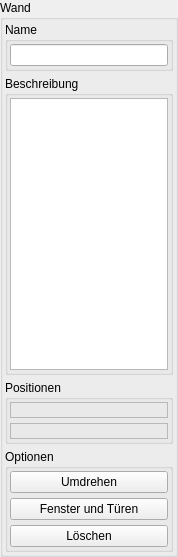
<ui version="4.0" >
 <author></author>
 <comment></comment>
 <exportmacro></exportmacro>
 <class>WidgetToolWallNew</class>
 <widget class="QWidget" name="WidgetToolWallNew" >
  <property name="geometry" >
   <rect>
    <x>0</x>
    <y>0</y>
    <width>178</width>
    <height>557</height>
   </rect>
  </property>
  <property name="windowTitle" >
   <string>Form</string>
  </property>
  <layout class="QGridLayout" >
   <property name="margin" >
    <number>0</number>
   </property>
   <property name="spacing" >
    <number>5</number>
   </property>
   <item row="0" column="0" >
    <widget class="QGroupBox" name="groupBox" >
     <property name="title" >
      <string>Wand</string>
     </property>
     <property name="flat" >
      <bool>true</bool>
     </property>
     <layout class="QGridLayout" >
      <property name="margin" >
       <number>2</number>
      </property>
      <property name="spacing" >
       <number>5</number>
      </property>
      <item row="2" column="0" >
       <widget class="QGroupBox" name="groupBox_4" >
        <property name="title" >
         <string>Positionen</string>
        </property>
        <property name="flat" >
         <bool>true</bool>
        </property>
        <layout class="QGridLayout" >
         <property name="margin" >
          <number>2</number>
         </property>
         <property name="spacing" >
          <number>5</number>
         </property>
         <item row="0" column="0" >
          <widget class="QLabel" name="label_Pos1" >
           <property name="frameShape" >
            <enum>QFrame::StyledPanel</enum>
           </property>
           <property name="frameShadow" >
            <enum>QFrame::Sunken</enum>
           </property>
           <property name="text" >
            <string/>
           </property>
          </widget>
         </item>
         <item row="1" column="0" >
          <widget class="QLabel" name="label_Pos2" >
           <property name="frameShape" >
            <enum>QFrame::StyledPanel</enum>
           </property>
           <property name="frameShadow" >
            <enum>QFrame::Sunken</enum>
           </property>
           <property name="text" >
            <string/>
           </property>
          </widget>
         </item>
        </layout>
       </widget>
      </item>
      <item row="3" column="0" >
       <widget class="QGroupBox" name="groupBox_5" >
        <property name="title" >
         <string>Optionen</string>
        </property>
        <property name="flat" >
         <bool>true</bool>
        </property>
        <layout class="QGridLayout" >
         <property name="margin" >
          <number>2</number>
         </property>
         <property name="spacing" >
          <number>5</number>
         </property>
         <item row="2" column="0" >
          <widget class="QPushButton" name="pushButton_Delete" >
           <property name="toolTip" >
            <string>Löscht den Knoten</string>
           </property>
           <property name="statusTip" >
            <string>Löscht den Knoten</string>
           </property>
           <property name="whatsThis" >
            <string>Löscht den Knoten</string>
           </property>
           <property name="text" >
            <string>Löschen</string>
           </property>
          </widget>
         </item>
         <item row="0" column="0" >
          <widget class="QPushButton" name="pushButton_Swap" >
           <property name="text" >
            <string>Umdrehen</string>
           </property>
          </widget>
         </item>
         <item row="1" column="0" >
          <widget class="QPushButton" name="pushButton_Edit" >
           <property name="text" >
            <string>Fenster und Türen</string>
           </property>
          </widget>
         </item>
        </layout>
       </widget>
      </item>
      <item row="1" column="0" >
       <widget class="QGroupBox" name="groupBox_3" >
        <property name="title" >
         <string>Beschreibung</string>
        </property>
        <property name="flat" >
         <bool>true</bool>
        </property>
        <layout class="QGridLayout" >
         <property name="margin" >
          <number>2</number>
         </property>
         <property name="spacing" >
          <number>5</number>
         </property>
         <item row="0" column="0" >
          <widget class="QTextEdit" name="textEdit_WallDesc" >
           <property name="html" >
            <string>&lt;html>&lt;head>&lt;meta name="qrichtext" content="1" />&lt;/head>&lt;body style=" white-space: pre-wrap; font-family:Sans Serif; font-size:9pt; font-weight:400; font-style:normal; text-decoration:none;">&lt;p style="-qt-paragraph-type:empty; margin-top:0px; margin-bottom:0px; margin-left:0px; margin-right:0px; -qt-block-indent:0; text-indent:0px;">&lt;/p>&lt;/body>&lt;/html></string>
           </property>
          </widget>
         </item>
        </layout>
       </widget>
      </item>
      <item row="0" column="0" >
       <widget class="QGroupBox" name="groupBox_2" >
        <property name="title" >
         <string>Name</string>
        </property>
        <property name="flat" >
         <bool>true</bool>
        </property>
        <layout class="QGridLayout" >
         <property name="margin" >
          <number>2</number>
         </property>
         <property name="spacing" >
          <number>5</number>
         </property>
         <item row="0" column="0" >
          <widget class="QLineEdit" name="lineEdit_WallName" />
         </item>
        </layout>
       </widget>
      </item>
     </layout>
    </widget>
   </item>
  </layout>
 </widget>
 <pixmapfunction></pixmapfunction>
 <resources/>
 <connections/>
</ui>
